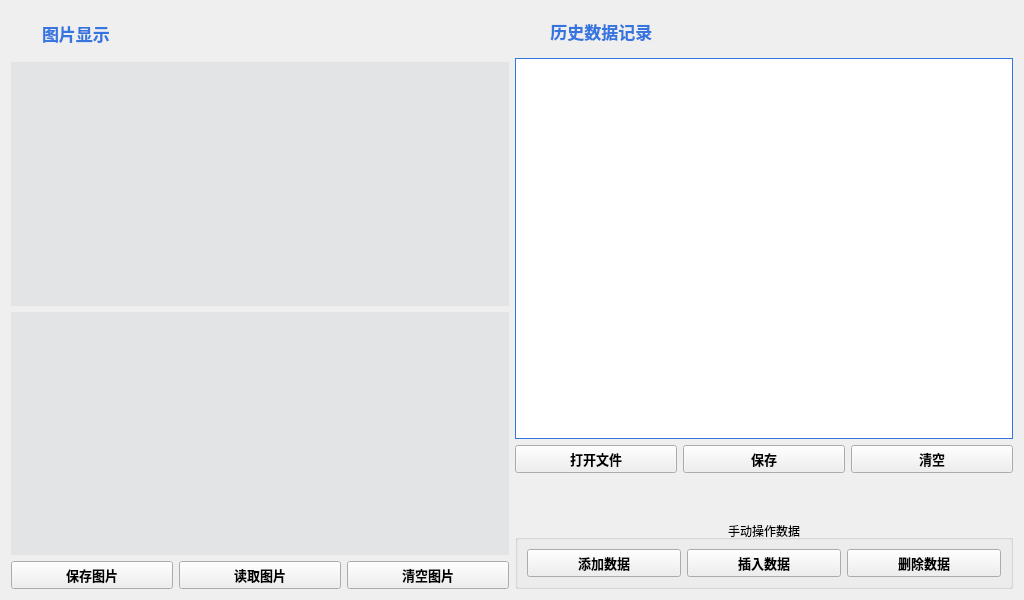
        <widget class="QWidget" name="tab_2">
         <property name="minimumSize">
          <size>
           <width>1024</width>
           <height>600</height>
          </size>
         </property>
         <attribute name="title">
          <string>历史数据</string>
         </attribute>
         <layout class="QHBoxLayout" name="horizontalLayout_13" stretch="1,1">
          <item>
           <layout class="QVBoxLayout" name="verticalLayout_9" stretch="1,11,1">
            <item>
             <layout class="QHBoxLayout" name="horizontalLayout_2">
              <item>
               <widget class="QLabel" name="label_3">
                <property name="minimumSize">
                 <size>
                  <width>25</width>
                  <height>25</height>
                 </size>
                </property>
                <property name="maximumSize">
                 <size>
                  <width>25</width>
                  <height>25</height>
                 </size>
                </property>
                <property name="text">
                 <string/>
                </property>
                <property name="pixmap">
                 <pixmap resource="res.qrc">:/image/image/video.png</pixmap>
                </property>
                <property name="scaledContents">
                 <bool>true</bool>
                </property>
               </widget>
              </item>
              <item>
               <widget class="QLabel" name="label_4">
                <property name="font">
                 <font>
                  <family>微软雅黑</family>
                  <pointsize>13</pointsize>
                  <weight>75</weight>
                  <bold>true</bold>
                 </font>
                </property>
                <property name="autoFillBackground">
                 <bool>false</bool>
                </property>
                <property name="styleSheet">
                 <string notr="true">color:rgb(53, 117, 223)</string>
                </property>
                <property name="text">
                 <string>图片显示</string>
                </property>
                <property name="wordWrap">
                 <bool>false</bool>
                </property>
               </widget>
              </item>
             </layout>
            </item>
            <item>
             <layout class="QVBoxLayout" name="verticalLayout_3">
              <item>
               <widget class="QLabel" name="picture_show_label">
                <property name="minimumSize">
                 <size>
                  <width>300</width>
                  <height>220</height>
                 </size>
                </property>
                <property name="styleSheet">
                 <string notr="true">background-color: #e3e4e6;</string>
                </property>
                <property name="text">
                 <string/>
                </property>
                <property name="scaledContents">
                 <bool>true</bool>
                </property>
               </widget>
              </item>
              <item>
               <widget class="QLabel" name="picture_show_label_2">
                <property name="minimumSize">
                 <size>
                  <width>300</width>
                  <height>220</height>
                 </size>
                </property>
                <property name="styleSheet">
                 <string notr="true">background-color: #e3e4e6;</string>
                </property>
                <property name="text">
                 <string/>
                </property>
                <property name="scaledContents">
                 <bool>true</bool>
                </property>
               </widget>
              </item>
             </layout>
            </item>
            <item>
             <layout class="QHBoxLayout" name="horizontalLayout_9">
              <item>
               <widget class="QPushButton" name="save_Button">
                <property name="font">
                 <font>
                  <family>微软雅黑</family>
                  <pointsize>10</pointsize>
                  <weight>75</weight>
                  <bold>true</bold>
                 </font>
                </property>
                <property name="styleSheet">
                 <string notr="true">border-color: rgb(0, 0, 255);</string>
                </property>
                <property name="text">
                 <string>保存图片</string>
                </property>
               </widget>
              </item>
              <item>
               <widget class="QPushButton" name="read_Button">
                <property name="font">
                 <font>
                  <family>微软雅黑</family>
                  <pointsize>10</pointsize>
                  <weight>75</weight>
                  <bold>true</bold>
                 </font>
                </property>
                <property name="styleSheet">
                 <string notr="true">border-color: rgb(0, 0, 255);</string>
                </property>
                <property name="text">
                 <string>读取图片</string>
                </property>
               </widget>
              </item>
              <item>
               <widget class="QPushButton" name="clear_Button">
                <property name="font">
                 <font>
                  <family>微软雅黑</family>
                  <pointsize>10</pointsize>
                  <weight>75</weight>
                  <bold>true</bold>
                 </font>
                </property>
                <property name="styleSheet">
                 <string notr="true">border-color: rgb(0, 0, 255);</string>
                </property>
                <property name="text">
                 <string>清空图片</string>
                </property>
               </widget>
              </item>
             </layout>
            </item>
           </layout>
          </item>
          <item>
           <layout class="QVBoxLayout" name="verticalLayout_7" stretch="1,10,1,1">
            <item>
             <layout class="QHBoxLayout" name="horizontalLayout_10">
              <item>
               <widget class="QLabel" name="label_9">
                <property name="minimumSize">
                 <size>
                  <width>25</width>
                  <height>25</height>
                 </size>
                </property>
                <property name="maximumSize">
                 <size>
                  <width>25</width>
                  <height>25</height>
                 </size>
                </property>
                <property name="styleSheet">
                 <string notr="true">border-image: url(:/image/image/table.png);</string>
                </property>
                <property name="text">
                 <string/>
                </property>
                <property name="scaledContents">
                 <bool>true</bool>
                </property>
               </widget>
              </item>
              <item>
               <widget class="QLabel" name="label_17">
                <property name="font">
                 <font>
                  <family>微软雅黑</family>
                  <pointsize>13</pointsize>
                  <weight>75</weight>
                  <bold>true</bold>
                 </font>
                </property>
                <property name="autoFillBackground">
                 <bool>false</bool>
                </property>
                <property name="styleSheet">
                 <string notr="true">color:rgb(53, 117, 223)</string>
                </property>
                <property name="text">
                 <string> 历史数据记录</string>
                </property>
                <property name="wordWrap">
                 <bool>false</bool>
                </property>
               </widget>
              </item>
             </layout>
            </item>
            <item>
             <layout class="QVBoxLayout" name="verticalLayout_6">
              <item>
               <widget class="QTableView" name="tableView">
                <property name="styleSheet">
                 <string notr="true">border: 1px solid #3575df;
</string>
                </property>
                <property name="textElideMode">
                 <enum>Qt::ElideLeft</enum>
                </property>
               </widget>
              </item>
              <item>
               <layout class="QHBoxLayout" name="horizontalLayout_6">
                <item>
                 <widget class="QPushButton" name="openfileButton">
                  <property name="font">
                   <font>
                    <family>微软雅黑</family>
                    <pointsize>10</pointsize>
                    <weight>75</weight>
                    <bold>true</bold>
                   </font>
                  </property>
                  <property name="styleSheet">
                   <string notr="true">border-color: rgb(0, 0, 255);</string>
                  </property>
                  <property name="text">
                   <string>打开文件</string>
                  </property>
                 </widget>
                </item>
                <item>
                 <widget class="QPushButton" name="savedataButton">
                  <property name="font">
                   <font>
                    <family>微软雅黑</family>
                    <pointsize>10</pointsize>
                    <weight>75</weight>
                    <bold>true</bold>
                   </font>
                  </property>
                  <property name="styleSheet">
                   <string notr="true">border-color: rgb(0, 0, 255);</string>
                  </property>
                  <property name="text">
                   <string>保存</string>
                  </property>
                 </widget>
                </item>
                <item>
                 <widget class="QPushButton" name="cleardataButton">
                  <property name="font">
                   <font>
                    <family>微软雅黑</family>
                    <pointsize>10</pointsize>
                    <weight>75</weight>
                    <bold>true</bold>
                   </font>
                  </property>
                  <property name="styleSheet">
                   <string notr="true">border-color: rgb(0, 0, 255);</string>
                  </property>
                  <property name="text">
                   <string>清空</string>
                  </property>
                 </widget>
                </item>
               </layout>
              </item>
             </layout>
            </item>
            <item>
             <spacer name="verticalSpacer_12">
              <property name="orientation">
               <enum>Qt::Vertical</enum>
              </property>
              <property name="sizeHint" stdset="0">
               <size>
                <width>20</width>
                <height>40</height>
               </size>
              </property>
             </spacer>
            </item>
            <item>
             <widget class="QGroupBox" name="groupBox_2">
              <property name="title">
               <string>手动操作数据</string>
              </property>
              <property name="alignment">
               <set>Qt::AlignCenter</set>
              </property>
              <layout class="QVBoxLayout" name="verticalLayout_5">
               <item>
                <layout class="QHBoxLayout" name="horizontalLayout_8">
                 <item>
                  <widget class="QPushButton" name="adddataButton">
                   <property name="font">
                    <font>
                     <family>微软雅黑</family>
                     <pointsize>10</pointsize>
                     <weight>75</weight>
                     <bold>true</bold>
                    </font>
                   </property>
                   <property name="styleSheet">
                    <string notr="true">border-color: rgb(169, 169, 169);</string>
                   </property>
                   <property name="text">
                    <string>添加数据</string>
                   </property>
                  </widget>
                 </item>
                 <item>
                  <widget class="QPushButton" name="insertdataButton">
                   <property name="font">
                    <font>
                     <family>微软雅黑</family>
                     <pointsize>10</pointsize>
                     <weight>75</weight>
                     <bold>true</bold>
                    </font>
                   </property>
                   <property name="styleSheet">
                    <string notr="true">border-color: rgb(169, 169, 169);</string>
                   </property>
                   <property name="text">
                    <string>插入数据</string>
                   </property>
                  </widget>
                 </item>
                 <item>
                  <widget class="QPushButton" name="deletedataButton">
                   <property name="font">
                    <font>
                     <family>微软雅黑</family>
                     <pointsize>10</pointsize>
                     <weight>75</weight>
                     <bold>true</bold>
                    </font>
                   </property>
                   <property name="styleSheet">
                    <string notr="true">border-color: rgb(169, 169, 169);</string>
                   </property>
                   <property name="text">
                    <string>删除数据</string>
                   </property>
                  </widget>
                 </item>
                </layout>
               </item>
              </layout>
             </widget>
            </item>
           </layout>
          </item>
         </layout>
        </widget>
